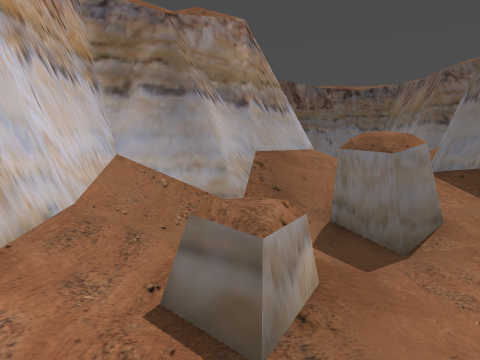
view 1 (above)

17 first-person views from a walk through a Godot game level. The camera is 1.2 m above the floor, tilts 4° down and sees 70° across. The floor is counted in squares, 1 m on a side. Each view is taken from the middle of a square. On the plan, view 1 faces up. The plan holds only what a view shows up to about 14 squares ahead; the rest is blank. The place goes on beyond the plan.

view 2
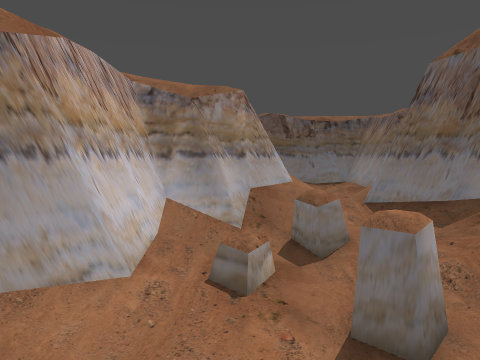

view 3
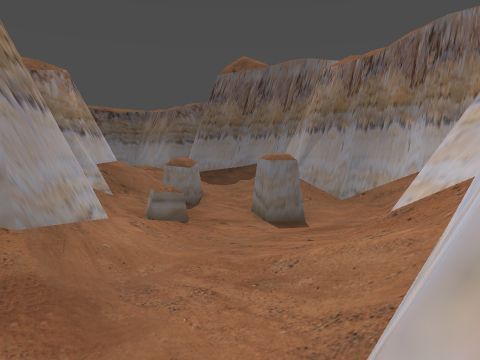

view 4
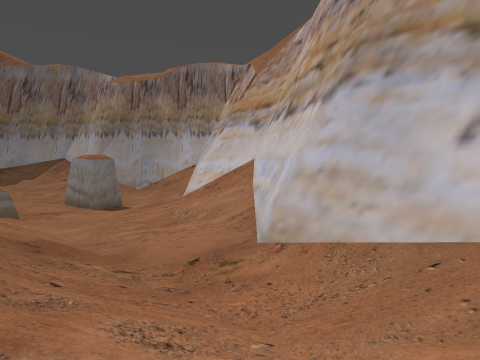

view 5
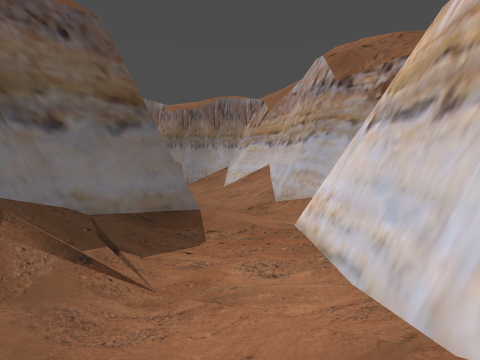

view 6
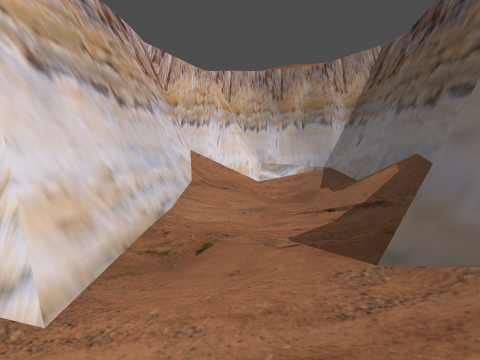

view 7
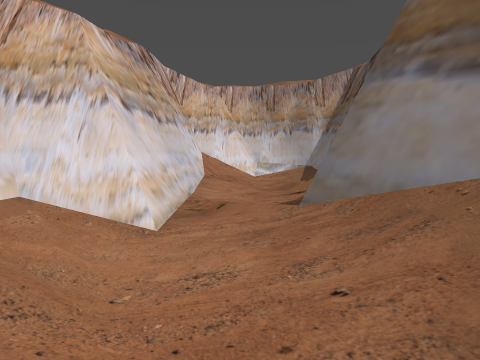

view 8
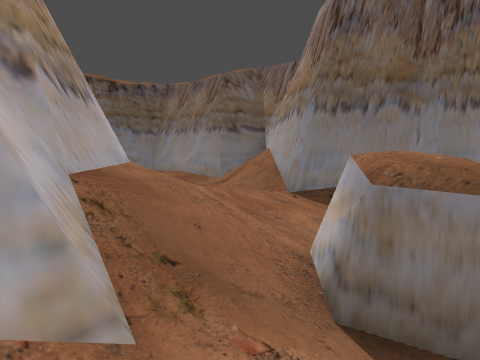

view 9
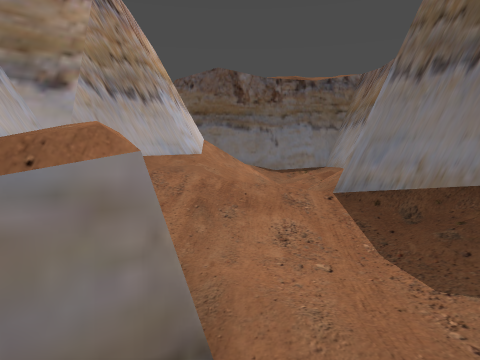

view 10
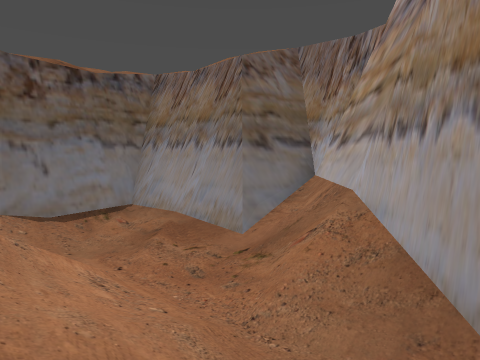

view 11
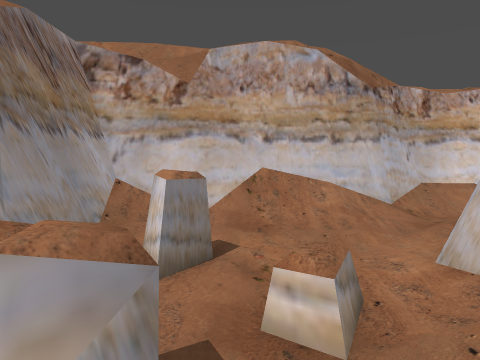

view 12
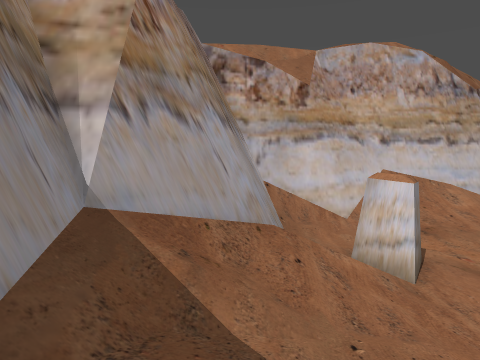

view 13
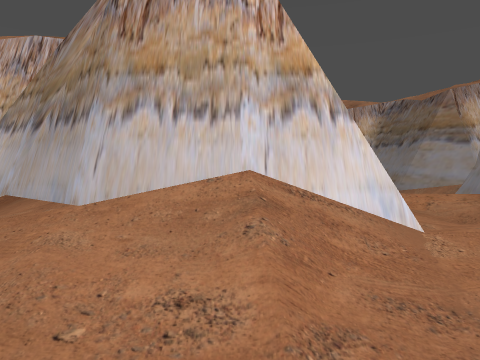

view 14
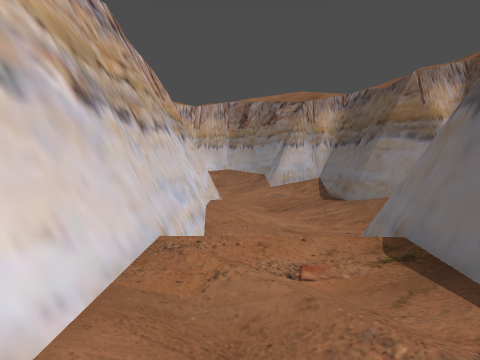

view 15
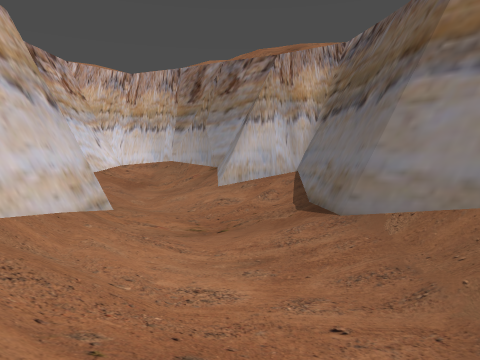

view 16
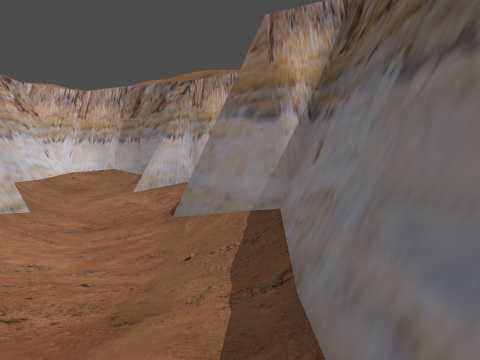

view 17
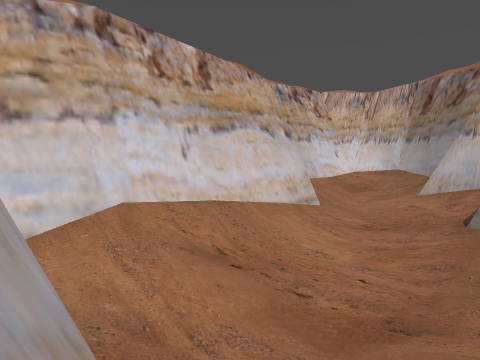

### Floor plan
Key: @ floor where view 1 was taken; # wall or solid block; . main floor; : floor 0.25 m higher than the main floor; + floor 0.5 m higher than the main floor; * floor 0.75 m higher than the main floor; % floor 1 m higher than the main floor; & floor 1.25 m higher than the main floor; / step, stairs or slope; = window, fence, low wall or low ledge; ^ raised ledge; O other object.
Columns run from 19 left of view 1 to 8 right of it. Each row starts with its distance up from view 1.
 21             ######
 20            ##//// /
 19       ######////:/#
 18       #O//://....=#
 17     ###//../...::=#########
 16    ##////.././///+ /&&////#
 15   ##////.:////+//+ //%//+/#
 14   #///://############=/+/%##
 13   #///// ##        ###/+//##
 12   #####             ##//+//#
 11                     ##////##
 10                     ##///##
  9                    ##&/*/##
  8                   ##///*##
  7                 ###=///+/##
  6                 #===:/++/##
  5                 #=/::^/+//#
  4                 ##/=..:///#
  3                 ##:^..://##
  2                 ##:=..//##
  1      #####     ##/...#//#
  0  ######=#####  #/..@.#:=#
 -1 ##//+/////###O///::::.//#
 -2 #///++++++*=////::::://O#
 -3 ###////+++//+/.://///####
 -4  ##/////=/+::.//////##
 -5   #########=///######
 -6           #=//##
 -7           #####

Where each view was taken, in squares from view 1:
view 1: 0 up, 0 right, facing up
view 2: 4 down, 0 right, facing up
view 3: 5 down, 5 left, facing up-right
view 4: 4 down, 9 left, facing right
view 5: 3 down, 16 left, facing right
view 6: 3 down, 6 left, facing left
view 7: 3 down, 3 left, facing left
view 8: 4 up, 1 left, facing up-right
view 9: 3 up, 3 right, facing up
view 10: 8 up, 2 right, facing up-right
view 11: 7 up, 1 right, facing down
view 12: 7 up, 5 right, facing down
view 13: 12 up, 6 right, facing left
view 14: 15 up, 3 right, facing left
view 15: 17 up, 3 left, facing left
view 16: 20 up, 1 left, facing left
view 17: 20 up, 1 left, facing down-left
